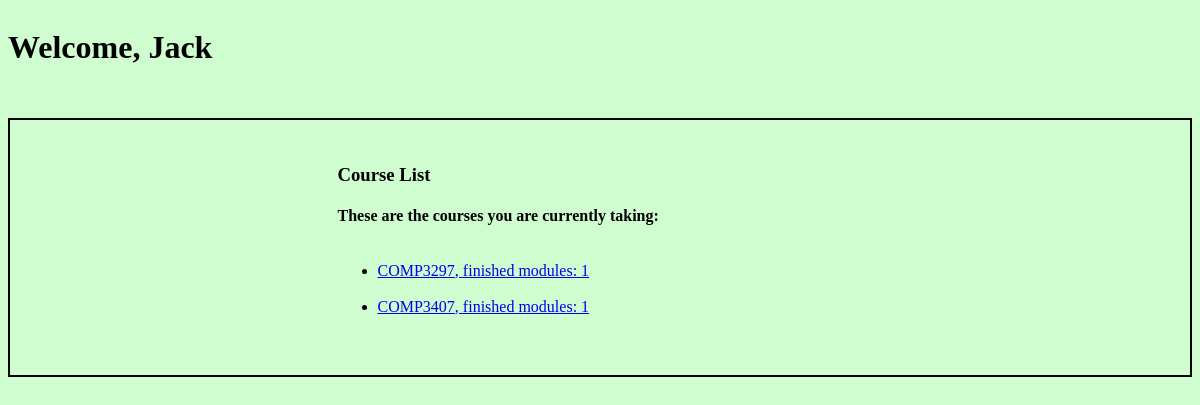
Screenshot of /learner/1/ with the database file from the repository.
### main/models.py (models this page shows)
class Learner(models.Model):
	learnerID = models.IntegerField()
	learnerName = models.CharField(max_length = 200)
	takecourse = models.IntegerField()
	progress = models.IntegerField()

class Course(models.Model):
	courseID = models.IntegerField()
	title = models.CharField(max_length = 200)
	created_by = models.IntegerField()
	contains_modules = models.IntegerField()

### main/views.py (the view)
# urls.py: url(r'^learner/(?P<id>\d)/$', views.learner, name = 'learner'),
def learner(request, id):
	learner = Learner.objects.filter(learnerID = id)
	courses = []
	for a in learner:
		temp = Temp()
		name = a.learnerName
		course = Course.objects.filter(courseID = a.takecourse)
		for c in course:
			temp.courseID = c.courseID
			temp.title = c.title
			temp.progress = a.progress
		courses.append(temp)
	context = {
		'lid': id,
		'name': name,
		'courses': courses
	}
	return render(request, 'learner.html', context)

### templates/learner.html (shortened to what this page needs)
<DOCTYPE! html>
  <html lang="en">
  <head>
    {% load static %}
    <link rel="stylesheet" type="text/css" href="{% static 'learner.css' %}">
  </head>
  <body>
    <div class="headcontainer">
      <div class="header">
        <h1>Welcome, {{name}}</h1>
      </div>
      <div id="container">
        <div class="grid sidebar">
        </div>
        <div class="grid content">
          <div id="course-list">
            <h3>Course List</h3>
            <h4>These are the courses you are currently taking:</h4>
            <div class="course-container">
              <div id="courses">
                <nav>
                  <ul>
                    {% for Course in courses %}
                    <li><a
                        href="{% url 'courseModule' lid=lid p=Course.progress cid=Course.courseID mid=1 counter=1 %}">{{Course.title}},
                        finished
                        modules: {{Course.progress}}</a></li><br>
                    {% endfor %}
                  </ul>
                </nav>
              </div>
            </div>
          </div>
  </body>
  </html>

### static/learner.css (style rules this page uses)
.headcontainer { display: grid; grid-column-gap: 10px; grid-row-gap: 15px; }
body { background-color: rgb(207, 253, 207); }
.header { grid-column-start: 1; }
#container { display: grid; grid-template-columns: 1fr 3fr; grid-column-gap: 10px; grid-row-gap: 15px; border: 2px solid black; }
.grid { padding: 25px; font-size: 3rem; }
.sidebar { grid-column-start: 1; grid-column-end: 2; grid-row-start: 1; grid-row-end: 2; border-right: 0px solid black; border-right-style: dotted; font-size: large; display: block; overflow: scroll; }
.content { grid-column-start: 2; grid-column-end: 3; grid-row-start: 1; grid-row-end: 2; font-size: medium; }
.course-container { display: grid; grid-template-columns: 2fr 2fr 1fr; grid-column-gap: 10px; grid-row-gap: 15px; }

### rows the page displays
Learner: learnerName "Jack"
Course: title "COMP3297"
Course: title "COMP3407"

### other values shown
{{ Course.progress }} "1" "1"
